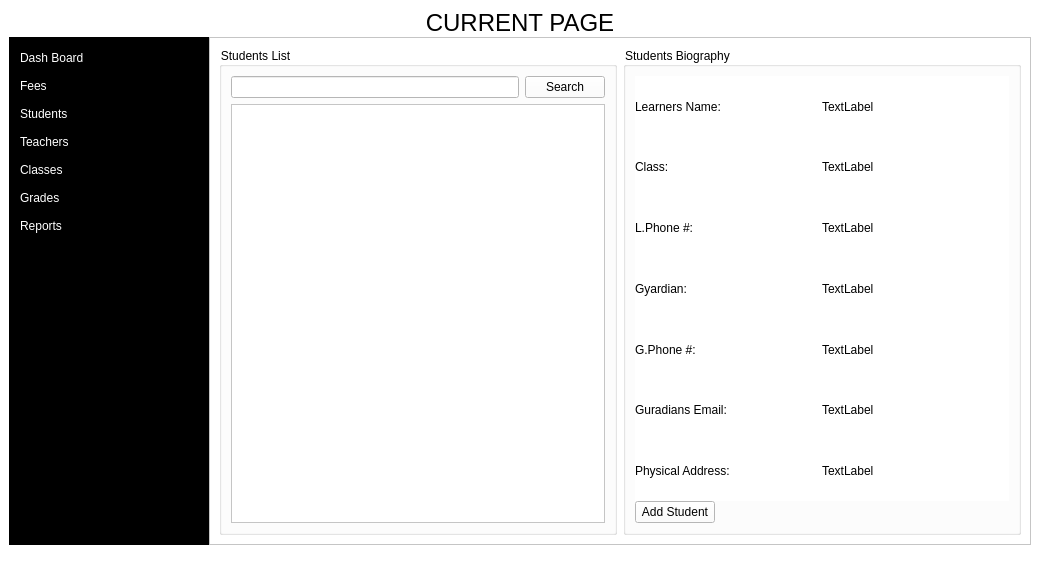
<?xml version="1.0" encoding="UTF-8"?>
<ui version="4.0">
 <class>MainWindow</class>
 <widget class="QMainWindow" name="MainWindow">
  <property name="geometry">
   <rect>
    <x>0</x>
    <y>0</y>
    <width>1040</width>
    <height>576</height>
   </rect>
  </property>
  <property name="windowTitle">
   <string>School Manager</string>
  </property>
  <property name="styleSheet">
   <string notr="true">background-color: rgb(255, 255, 255);</string>
  </property>
  <widget class="QWidget" name="centralwidget">
   <layout class="QHBoxLayout" name="horizontalLayout_3">
    <item>
     <layout class="QVBoxLayout" name="verticalLayout_2">
      <property name="spacing">
       <number>0</number>
      </property>
      <item>
       <widget class="QFrame" name="frame_3">
        <property name="sizePolicy">
         <sizepolicy hsizetype="Fixed" vsizetype="Minimum">
          <horstretch>0</horstretch>
          <verstretch>0</verstretch>
         </sizepolicy>
        </property>
        <property name="maximumSize">
         <size>
          <width>16777215</width>
          <height>20</height>
         </size>
        </property>
        <property name="frameShape">
         <enum>QFrame::StyledPanel</enum>
        </property>
        <property name="frameShadow">
         <enum>QFrame::Raised</enum>
        </property>
       </widget>
      </item>
      <item>
       <widget class="QLabel" name="label">
        <property name="font">
         <font>
          <pointsize>18</pointsize>
         </font>
        </property>
        <property name="text">
         <string>CURRENT PAGE</string>
        </property>
        <property name="alignment">
         <set>Qt::AlignCenter</set>
        </property>
       </widget>
      </item>
      <item>
       <layout class="QHBoxLayout" name="horizontalLayout">
        <property name="spacing">
         <number>0</number>
        </property>
        <item alignment="Qt::AlignLeft">
         <widget class="QFrame" name="frame">
          <property name="maximumSize">
           <size>
            <width>200</width>
            <height>16777215</height>
           </size>
          </property>
          <property name="autoFillBackground">
           <bool>false</bool>
          </property>
          <property name="styleSheet">
           <string notr="true">background-color: rgb(0, 0, 0);</string>
          </property>
          <property name="frameShape">
           <enum>QFrame::StyledPanel</enum>
          </property>
          <property name="frameShadow">
           <enum>QFrame::Raised</enum>
          </property>
          <layout class="QVBoxLayout" name="verticalLayout">
           <property name="rightMargin">
            <number>12</number>
           </property>
           <item>
            <widget class="QPushButton" name="dash_board_push_button">
             <property name="sizePolicy">
              <sizepolicy hsizetype="Minimum" vsizetype="Minimum">
               <horstretch>0</horstretch>
               <verstretch>0</verstretch>
              </sizepolicy>
             </property>
             <property name="minimumSize">
              <size>
               <width>180</width>
               <height>0</height>
              </size>
             </property>
             <property name="maximumSize">
              <size>
               <width>16777215</width>
               <height>50</height>
              </size>
             </property>
             <property name="styleSheet">
              <string notr="true">QPushButton {
                color: white; /* Default text color */
                background-color: lightgrey; /* Default background color */
                text-align: left; /* Align text to the left */
            }
QPushButton:hover{
                background-color: #333333;
				padding-left: 10px; 
				border-radius: 15px;
            }
QPushButton:pressed {
        background-color: #555555; /* Darker background color on click */
        color: white; /* Text color on click */
        padding-left: 10px; /* Move text to the right when clicked */
    }</string>
             </property>
             <property name="text">
              <string>Dash Board</string>
             </property>
             <property name="flat">
              <bool>true</bool>
             </property>
            </widget>
           </item>
           <item>
            <widget class="QPushButton" name="fees_push_button">
             <property name="sizePolicy">
              <sizepolicy hsizetype="Minimum" vsizetype="Minimum">
               <horstretch>0</horstretch>
               <verstretch>0</verstretch>
              </sizepolicy>
             </property>
             <property name="minimumSize">
              <size>
               <width>180</width>
               <height>0</height>
              </size>
             </property>
             <property name="maximumSize">
              <size>
               <width>16777215</width>
               <height>50</height>
              </size>
             </property>
             <property name="styleSheet">
              <string notr="true">QPushButton {
                color: white; /* Default text color */
                background-color: lightgrey; /* Default background color */
                text-align: left; /* Align text to the left */
            }
QPushButton:hover{
                background-color: #333333;
				padding-left: 10px; 
				border-radius: 15px;
            }
QPushButton:pressed {
        background-color: #555555; /* Darker background color on click */
        color: white; /* Text color on click */
        padding-left: 10px; /* Move text to the right when clicked */
    }</string>
             </property>
             <property name="text">
              <string>Fees</string>
             </property>
             <property name="flat">
              <bool>true</bool>
             </property>
            </widget>
           </item>
           <item>
            <widget class="QPushButton" name="students_push_button">
             <property name="sizePolicy">
              <sizepolicy hsizetype="Minimum" vsizetype="Minimum">
               <horstretch>0</horstretch>
               <verstretch>0</verstretch>
              </sizepolicy>
             </property>
             <property name="minimumSize">
              <size>
               <width>180</width>
               <height>0</height>
              </size>
             </property>
             <property name="maximumSize">
              <size>
               <width>16777215</width>
               <height>50</height>
              </size>
             </property>
             <property name="styleSheet">
              <string notr="true">QPushButton {
                color: white; /* Default text color */
                background-color: lightgrey; /* Default background color */
                text-align: left; /* Align text to the left */
            }
QPushButton:hover{
                background-color: #333333;
				padding-left: 10px; 
				border-radius: 15px;
            }
QPushButton:pressed {
        background-color: #555555; /* Darker background color on click */
        color: white; /* Text color on click */
        padding-left: 10px; /* Move text to the right when clicked */
    }</string>
             </property>
             <property name="text">
              <string>Students</string>
             </property>
             <property name="flat">
              <bool>true</bool>
             </property>
            </widget>
           </item>
           <item>
            <widget class="QPushButton" name="teachers_push_button">
             <property name="sizePolicy">
              <sizepolicy hsizetype="Minimum" vsizetype="Minimum">
               <horstretch>0</horstretch>
               <verstretch>0</verstretch>
              </sizepolicy>
             </property>
             <property name="minimumSize">
              <size>
               <width>180</width>
               <height>0</height>
              </size>
             </property>
             <property name="maximumSize">
              <size>
               <width>16777215</width>
               <height>50</height>
              </size>
             </property>
             <property name="styleSheet">
              <string notr="true">QPushButton {
                color: white; /* Default text color */
                background-color: lightgrey; /* Default background color */
                text-align: left; /* Align text to the left */
            }
QPushButton:hover{
                background-color: #333333;
				padding-left: 10px; 
				border-radius: 15px;
            }
QPushButton:pressed {
        background-color: #555555; /* Darker background color on click */
        color: white; /* Text color on click */
        padding-left: 10px; /* Move text to the right when clicked */
    }</string>
             </property>
             <property name="text">
              <string>Teachers</string>
             </property>
             <property name="flat">
              <bool>true</bool>
             </property>
            </widget>
           </item>
           <item>
            <widget class="QPushButton" name="classes_push_button">
             <property name="sizePolicy">
              <sizepolicy hsizetype="Minimum" vsizetype="Minimum">
               <horstretch>0</horstretch>
               <verstretch>0</verstretch>
              </sizepolicy>
             </property>
             <property name="minimumSize">
              <size>
               <width>180</width>
               <height>0</height>
              </size>
             </property>
             <property name="maximumSize">
              <size>
               <width>16777215</width>
               <height>50</height>
              </size>
             </property>
             <property name="styleSheet">
              <string notr="true">QPushButton {
                color: white; /* Default text color */
                background-color: lightgrey; /* Default background color */
                text-align: left; /* Align text to the left */
            }
QPushButton:hover{
                background-color: #333333;
				padding-left: 10px; 
				border-radius: 15px;
            }
QPushButton:pressed {
        background-color: #555555; /* Darker background color on click */
        color: white; /* Text color on click */
        padding-left: 10px; /* Move text to the right when clicked */
    }</string>
             </property>
             <property name="text">
              <string>Classes</string>
             </property>
             <property name="flat">
              <bool>true</bool>
             </property>
            </widget>
           </item>
           <item>
            <widget class="QPushButton" name="grades_push_button">
             <property name="sizePolicy">
              <sizepolicy hsizetype="Minimum" vsizetype="Minimum">
               <horstretch>0</horstretch>
               <verstretch>0</verstretch>
              </sizepolicy>
             </property>
             <property name="minimumSize">
              <size>
               <width>180</width>
               <height>0</height>
              </size>
             </property>
             <property name="maximumSize">
              <size>
               <width>16777215</width>
               <height>50</height>
              </size>
             </property>
             <property name="styleSheet">
              <string notr="true">QPushButton {
                color: white; /* Default text color */
                background-color: lightgrey; /* Default background color */
                text-align: left; /* Align text to the left */
            }
QPushButton:hover{
                background-color: #333333;
				padding-left: 10px; 
				border-radius: 15px;
            }
QPushButton:pressed {
        background-color: #555555; /* Darker background color on click */
        color: white; /* Text color on click */
        padding-left: 10px; /* Move text to the right when clicked */
    }</string>
             </property>
             <property name="text">
              <string>Grades</string>
             </property>
             <property name="flat">
              <bool>true</bool>
             </property>
            </widget>
           </item>
           <item>
            <widget class="QPushButton" name="reports_page">
             <property name="sizePolicy">
              <sizepolicy hsizetype="Minimum" vsizetype="Minimum">
               <horstretch>0</horstretch>
               <verstretch>0</verstretch>
              </sizepolicy>
             </property>
             <property name="minimumSize">
              <size>
               <width>180</width>
               <height>0</height>
              </size>
             </property>
             <property name="maximumSize">
              <size>
               <width>16777215</width>
               <height>50</height>
              </size>
             </property>
             <property name="styleSheet">
              <string notr="true">QPushButton {
                color: white; /* Default text color */
                background-color: lightgrey; /* Default background color */
                text-align: left; /* Align text to the left */
            }
QPushButton:hover{
                background-color: #333333;
				padding-left: 10px; 
				border-radius: 15px;
            }
QPushButton:pressed {
        background-color: #555555; /* Darker background color on click */
        color: white; /* Text color on click */
        padding-left: 10px; /* Move text to the right when clicked */
    }</string>
             </property>
             <property name="text">
              <string>Reports</string>
             </property>
             <property name="flat">
              <bool>true</bool>
             </property>
            </widget>
           </item>
           <item>
            <spacer name="verticalSpacer">
             <property name="orientation">
              <enum>Qt::Vertical</enum>
             </property>
             <property name="sizeHint" stdset="0">
              <size>
               <width>20</width>
               <height>40</height>
              </size>
             </property>
            </spacer>
           </item>
          </layout>
         </widget>
        </item>
        <item>
         <widget class="QFrame" name="frame_2">
          <property name="sizePolicy">
           <sizepolicy hsizetype="Expanding" vsizetype="Preferred">
            <horstretch>0</horstretch>
            <verstretch>0</verstretch>
           </sizepolicy>
          </property>
          <property name="minimumSize">
           <size>
            <width>376</width>
            <height>0</height>
           </size>
          </property>
          <property name="styleSheet">
           <string notr="true"/>
          </property>
          <property name="frameShape">
           <enum>QFrame::StyledPanel</enum>
          </property>
          <property name="frameShadow">
           <enum>QFrame::Raised</enum>
          </property>
          <layout class="QHBoxLayout" name="horizontalLayout_17">
           <property name="spacing">
            <number>0</number>
           </property>
           <property name="leftMargin">
            <number>0</number>
           </property>
           <property name="topMargin">
            <number>0</number>
           </property>
           <property name="rightMargin">
            <number>0</number>
           </property>
           <property name="bottomMargin">
            <number>0</number>
           </property>
           <item>
            <widget class="QStackedWidget" name="stackedWidget">
             <property name="currentIndex">
              <number>2</number>
             </property>
             <widget class="QWidget" name="dash_board_page"/>
             <widget class="QWidget" name="fees_page">
              <layout class="QHBoxLayout" name="horizontalLayout_2">
               <item>
                <widget class="QGroupBox" name="groupBox">
                 <property name="title">
                  <string>School Fees Collection Management</string>
                 </property>
                 <property name="flat">
                  <bool>true</bool>
                 </property>
                 <layout class="QVBoxLayout" name="verticalLayout_5">
                  <item>
                   <layout class="QVBoxLayout" name="verticalLayout_3">
                    <item>
                     <layout class="QHBoxLayout" name="horizontalLayout_9">
                      <item>
                       <widget class="QLabel" name="label_2">
                        <property name="text">
                         <string>Fee Payment:</string>
                        </property>
                       </widget>
                      </item>
                      <item>
                       <spacer name="horizontalSpacer_3">
                        <property name="orientation">
                         <enum>Qt::Horizontal</enum>
                        </property>
                        <property name="sizeHint" stdset="0">
                         <size>
                          <width>40</width>
                          <height>20</height>
                         </size>
                        </property>
                       </spacer>
                      </item>
                     </layout>
                    </item>
                    <item>
                     <layout class="QHBoxLayout" name="horizontalLayout_4">
                      <item>
                       <widget class="QLabel" name="label_5">
                        <property name="text">
                         <string>Student Name:</string>
                        </property>
                       </widget>
                      </item>
                      <item>
                       <widget class="QLineEdit" name="lineEdit_3"/>
                      </item>
                     </layout>
                    </item>
                    <item>
                     <layout class="QHBoxLayout" name="horizontalLayout_5">
                      <item>
                       <widget class="QLabel" name="label_3">
                        <property name="text">
                         <string>Student ID:</string>
                        </property>
                       </widget>
                      </item>
                      <item>
                       <widget class="QLineEdit" name="lineEdit"/>
                      </item>
                     </layout>
                    </item>
                    <item>
                     <layout class="QHBoxLayout" name="horizontalLayout_6">
                      <item>
                       <widget class="QLabel" name="label_4">
                        <property name="text">
                         <string>Amount</string>
                        </property>
                       </widget>
                      </item>
                      <item>
                       <widget class="QLineEdit" name="lineEdit_2"/>
                      </item>
                     </layout>
                    </item>
                    <item>
                     <layout class="QHBoxLayout" name="horizontalLayout_8">
                      <item>
                       <widget class="QPushButton" name="pushButton">
                        <property name="text">
                         <string>Pay Now</string>
                        </property>
                       </widget>
                      </item>
                      <item>
                       <spacer name="horizontalSpacer">
                        <property name="orientation">
                         <enum>Qt::Horizontal</enum>
                        </property>
                        <property name="sizeHint" stdset="0">
                         <size>
                          <width>40</width>
                          <height>20</height>
                         </size>
                        </property>
                       </spacer>
                      </item>
                     </layout>
                    </item>
                    <item>
                     <widget class="QTextBrowser" name="textBrowser"/>
                    </item>
                    <item>
                     <layout class="QHBoxLayout" name="horizontalLayout_7">
                      <item>
                       <widget class="QPushButton" name="pushButton_2">
                        <property name="text">
                         <string>Print Receipt</string>
                        </property>
                       </widget>
                      </item>
                      <item>
                       <spacer name="horizontalSpacer_2">
                        <property name="orientation">
                         <enum>Qt::Horizontal</enum>
                        </property>
                        <property name="sizeHint" stdset="0">
                         <size>
                          <width>40</width>
                          <height>20</height>
                         </size>
                        </property>
                       </spacer>
                      </item>
                     </layout>
                    </item>
                   </layout>
                  </item>
                 </layout>
                </widget>
               </item>
               <item>
                <widget class="QGroupBox" name="groupBox_2">
                 <property name="title">
                  <string>Recent Payments</string>
                 </property>
                 <property name="flat">
                  <bool>true</bool>
                 </property>
                 <layout class="QVBoxLayout" name="verticalLayout_6">
                  <item>
                   <widget class="QTextBrowser" name="textBrowser_2"/>
                  </item>
                 </layout>
                </widget>
               </item>
              </layout>
             </widget>
             <widget class="QWidget" name="students_page">
              <layout class="QHBoxLayout" name="horizontalLayout_11">
               <item>
                <widget class="QGroupBox" name="groupBox_4">
                 <property name="title">
                  <string>Students List</string>
                 </property>
                 <property name="flat">
                  <bool>true</bool>
                 </property>
                 <layout class="QVBoxLayout" name="verticalLayout_8">
                  <item>
                   <layout class="QVBoxLayout" name="verticalLayout_7">
                    <item>
                     <layout class="QHBoxLayout" name="horizontalLayout_10">
                      <item>
                       <widget class="QLineEdit" name="lineEdit_4"/>
                      </item>
                      <item>
                       <widget class="QPushButton" name="pushButton_3">
                        <property name="text">
                         <string>Search</string>
                        </property>
                       </widget>
                      </item>
                     </layout>
                    </item>
                    <item>
                     <widget class="QTextBrowser" name="textBrowser_3">
                      <property name="maximumSize">
                       <size>
                        <width>16777215</width>
                        <height>16777215</height>
                       </size>
                      </property>
                     </widget>
                    </item>
                   </layout>
                  </item>
                 </layout>
                </widget>
               </item>
               <item>
                <widget class="QGroupBox" name="groupBox_3">
                 <property name="sizePolicy">
                  <sizepolicy hsizetype="Expanding" vsizetype="Preferred">
                   <horstretch>0</horstretch>
                   <verstretch>0</verstretch>
                  </sizepolicy>
                 </property>
                 <property name="minimumSize">
                  <size>
                   <width>0</width>
                   <height>0</height>
                  </size>
                 </property>
                 <property name="title">
                  <string>Students Biography</string>
                 </property>
                 <property name="flat">
                  <bool>true</bool>
                 </property>
                 <layout class="QVBoxLayout" name="verticalLayout_4">
                  <item>
                   <layout class="QVBoxLayout" name="verticalLayout_13">
                    <property name="spacing">
                     <number>0</number>
                    </property>
                    <item>
                     <layout class="QVBoxLayout" name="verticalLayout_14">
                      <property name="spacing">
                       <number>-1</number>
                      </property>
                      <item>
                       <layout class="QHBoxLayout" name="horizontalLayout_27">
                        <item>
                         <widget class="QLabel" name="label_34">
                          <property name="text">
                           <string>Learners Name:</string>
                          </property>
                         </widget>
                        </item>
                        <item>
                         <widget class="QLabel" name="label_35">
                          <property name="text">
                           <string>TextLabel</string>
                          </property>
                         </widget>
                        </item>
                       </layout>
                      </item>
                      <item>
                       <layout class="QHBoxLayout" name="horizontalLayout_28">
                        <item>
                         <widget class="QLabel" name="label_36">
                          <property name="text">
                           <string>Class:</string>
                          </property>
                         </widget>
                        </item>
                        <item>
                         <widget class="QLabel" name="label_37">
                          <property name="text">
                           <string>TextLabel</string>
                          </property>
                         </widget>
                        </item>
                       </layout>
                      </item>
                      <item>
                       <layout class="QHBoxLayout" name="horizontalLayout_29">
                        <item>
                         <widget class="QLabel" name="label_38">
                          <property name="text">
                           <string>L.Phone #:</string>
                          </property>
                         </widget>
                        </item>
                        <item>
                         <widget class="QLabel" name="label_39">
                          <property name="text">
                           <string>TextLabel</string>
                          </property>
                         </widget>
                        </item>
                       </layout>
                      </item>
                      <item>
                       <layout class="QHBoxLayout" name="horizontalLayout_30">
                        <item>
                         <widget class="QLabel" name="label_40">
                          <property name="text">
                           <string>Gyardian:</string>
                          </property>
                         </widget>
                        </item>
                        <item>
                         <widget class="QLabel" name="label_41">
                          <property name="text">
                           <string>TextLabel</string>
                          </property>
                         </widget>
                        </item>
                       </layout>
                      </item>
                      <item>
                       <layout class="QHBoxLayout" name="horizontalLayout_31">
                        <item>
                         <widget class="QLabel" name="label_42">
                          <property name="text">
                           <string>G.Phone #:</string>
                          </property>
                         </widget>
                        </item>
                        <item>
                         <widget class="QLabel" name="label_43">
                          <property name="text">
                           <string>TextLabel</string>
                          </property>
                         </widget>
                        </item>
                       </layout>
                      </item>
                      <item>
                       <layout class="QHBoxLayout" name="horizontalLayout_32">
                        <item>
                         <widget class="QLabel" name="label_44">
                          <property name="text">
                           <string>Guradians Email:</string>
                          </property>
                         </widget>
                        </item>
                        <item>
                         <widget class="QLabel" name="label_45">
                          <property name="text">
                           <string>TextLabel</string>
                          </property>
                         </widget>
                        </item>
                       </layout>
                      </item>
                      <item>
                       <layout class="QHBoxLayout" name="horizontalLayout_33">
                        <item>
                         <widget class="QLabel" name="label_46">
                          <property name="text">
                           <string>Physical Address:</string>
                          </property>
                         </widget>
                        </item>
                        <item>
                         <widget class="QLabel" name="label_47">
                          <property name="text">
                           <string>TextLabel</string>
                          </property>
                         </widget>
                        </item>
                       </layout>
                      </item>
                     </layout>
                    </item>
                    <item>
                     <widget class="QPushButton" name="pushButton_5">
                      <property name="sizePolicy">
                       <sizepolicy hsizetype="Fixed" vsizetype="Fixed">
                        <horstretch>0</horstretch>
                        <verstretch>0</verstretch>
                       </sizepolicy>
                      </property>
                      <property name="text">
                       <string>Add Student</string>
                      </property>
                     </widget>
                    </item>
                   </layout>
                  </item>
                 </layout>
                </widget>
               </item>
              </layout>
             </widget>
             <widget class="QWidget" name="teachers_page">
              <layout class="QHBoxLayout" name="horizontalLayout_26"/>
             </widget>
             <widget class="QWidget" name="classes_page"/>
             <widget class="QWidget" name="grades_page"/>
             <widget class="QWidget" name="reports_page"/>
            </widget>
           </item>
          </layout>
         </widget>
        </item>
       </layout>
      </item>
     </layout>
    </item>
   </layout>
  </widget>
  <widget class="QMenuBar" name="menubar">
   <property name="geometry">
    <rect>
     <x>0</x>
     <y>0</y>
     <width>1040</width>
     <height>24</height>
    </rect>
   </property>
  </widget>
  <widget class="QStatusBar" name="statusbar"/>
 </widget>
 <resources/>
 <connections/>
</ui>
